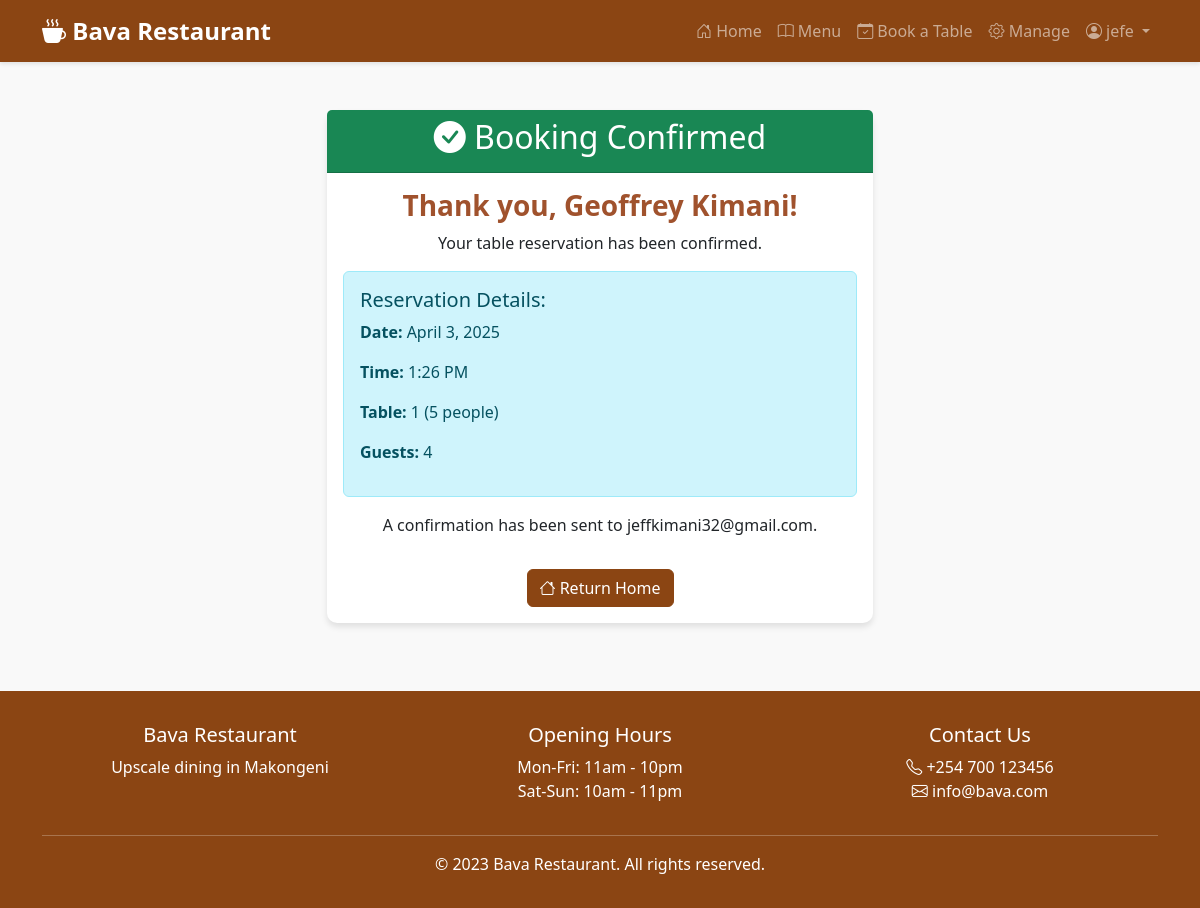
Page /booking/success/1/ (signed in) on the committed database.
### restaurant/models.py (models this page shows, shortened)
class Reservation(models.Model):
    PAYMENT_METHOD_CHOICES = [
        ('mpesa', 'Mpesa'),
        ('cash', 'Cash'),
    ]
    user = models.ForeignKey(User, on_delete=models.CASCADE, null=True, blank=True)
    customer_name = models.CharField(max_length=100)
    customer_email = models.EmailField()
    customer_phone = models.CharField(max_length=15)
    table = models.ForeignKey(Table, on_delete=models.CASCADE)
    reservation_date = models.DateField()
    reservation_time = models.TimeField()
    number_of_guests = models.PositiveIntegerField()
    special_requests = models.TextField(blank=True)
    created_at = models.DateTimeField(auto_now_add=True)
    is_confirmed = models.BooleanField(default=False)
    payment_method = models.CharField(
        max_length=10,
        choices=PAYMENT_METHOD_CHOICES,
        default='cash'
    )
    deposit_amount = models.DecimalField(max_digits=6, decimal_places=2, default=0)

class Table(models.Model):
    table_number = models.CharField(max_length=10, unique=True)
    capacity = models.PositiveIntegerField()
    is_available = models.BooleanField(default=True)

### restaurant/views.py (the view)
# urls.py: path('booking/success/<int:reservation_id>/', views.booking_success, name='booking_success'),
@login_required(login_url='login')
def booking_success(request, reservation_id):
    reservation = Reservation.objects.get(id=reservation_id)
    if reservation.user != request.user and not request.user.is_staff:
        messages.error(request, "You don't have permission to view this reservation.")
        return redirect('home')
    return render(request, 'booking_success.html', {'reservation': reservation})

### templates/booking_success.html (shortened to what this page needs)
{% extends 'base.html' %}
{% block content %}
<div class="row justify-content-center">
    <div class="col-md-6 text-center">
        <div class="card border-success">
            <div class="card-header bg-success text-white">
                <h2><i class="bi bi-check-circle-fill"></i> Booking Confirmed</h2>
            </div>
            <div class="card-body">
                <h3 class="card-title">Thank you, {{ reservation.customer_name }}!</h3>
                <p class="card-text">Your table reservation has been confirmed.</p>
                <div class="alert alert-info text-start">
                    <h5>Reservation Details:</h5>
                    <p><strong>Date:</strong> {{ reservation.reservation_date|date:"F j, Y" }}</p>
                    <p><strong>Time:</strong> {{ reservation.reservation_time|time:"g:i A" }}</p>
                    <p><strong>Table:</strong> {{ reservation.table.table_number }} ({{ reservation.table.capacity }} people)</p>
                    <p><strong>Guests:</strong> {{ reservation.number_of_guests }}</p>
                </div>
                <p>A confirmation has been sent to {{ reservation.customer_email }}.</p>
                <a href="{% url 'home' %}" class="btn btn-primary mt-3">
                    <i class="bi bi-house"></i> Return Home
                </a>
            </div>
        </div>
    </div>
</div>
{% endblock %}

### templates/base.html (shortened to what this page needs)
<!DOCTYPE html>
<html lang="en">
<head>
    <link href="https://cdn.jsdelivr.net/npm/bootstrap@5.3.0/dist/css/bootstrap.min.css" rel="stylesheet">
    <link rel="stylesheet" href="https://cdn.jsdelivr.net/npm/bootstrap-icons@1.10.0/font/bootstrap-icons.css">
</head>
<body>
    <nav class="navbar navbar-expand-lg navbar-dark">
        <div class="container">
            <a class="navbar-brand" href="{% url 'home' %}">
                <i class="bi bi-cup-hot-fill"></i> Bava Restaurant
            </a>
            <div class="collapse navbar-collapse" id="navbarNav">
                <ul class="navbar-nav ms-auto">
                    <li class="nav-item">
                        <a class="nav-link" href="{% url 'home' %}"><i class="bi bi-house-door"></i> Home</a>
                    </li>
                    <li class="nav-item">
                        <a class="nav-link" href="{% url 'menu' %}"><i class="bi bi-book"></i> Menu</a>
                    </li>
                    <li class="nav-item">
                        <a class="nav-link" href="{% url 'book_table' %}"><i class="bi bi-calendar-check"></i> Book a Table</a>
                    </li>
                    {% if user.is_authenticated %}
                        {% if user.is_staff %}
                            <li class="nav-item">
                                <a class="nav-link" href="{% url 'manage' %}"><i class="bi bi-gear"></i> Manage</a>
                            </li>
                        {% endif %}
                        <li class="nav-item dropdown">
                            <a class="nav-link dropdown-toggle" href="#" id="navbarDropdown" role="button"
                               data-bs-toggle="dropdown" aria-expanded="false">
                                <i class="bi bi-person-circle"></i> {{ user.username }}
                            </a>
                        </li>
                    {% endif %}
                </ul>
            </div>
        </div>
    </nav>
    <main class="container my-5">
        {% block content %}{% endblock %}
    </main>
    <footer>
        <div class="container text-center">
            <div class="row">
                <div class="col-md-4">
                    <h5>Bava Restaurant</h5>
                    <p>Upscale dining in Makongeni</p>
                </div>
                <div class="col-md-4">
                    <h5>Opening Hours</h5>
                    <p>Mon-Fri: 11am - 10pm<br>Sat-Sun: 10am - 11pm</p>
                </div>
                <div class="col-md-4">
                    <h5>Contact Us</h5>
                    <p><i class="bi bi-telephone"></i> +254 700 123456<br>
                    <i class="bi bi-envelope"></i> info@bava.com</p>
                </div>
            </div>
            <hr style="background-color: white;">
            <p class="mb-0">&copy; 2023 Bava Restaurant. All rights reserved.</p>
        </div>
    </footer>
</body>
</html>

### templates/base.html (style rules this page uses)
:root { --primary-color: #8B4513; --secondary-color: #D2B48C; --accent-color: #A0522D; --light-color: #FFF8DC; }
body { background-color: #f9f9f9; font-family: 'Segoe UI', Tahoma, Geneva, Verdana, sans-serif; }
.navbar { background-color: var(--primary-color) !important; box-shadow: 0 2px 4px rgba(0,0,0,0.1); }
.navbar-brand { font-weight: 700; font-size: 1.5rem; }
.nav-link { font-weight: 500; }
.card { border: none; border-radius: 10px; box-shadow: 0 4px 6px rgba(0,0,0,0.1); transition: transform 0.3s ease; margin-bottom: 20px; }
.card-title { color: var(--accent-color); font-weight: 600; }
.btn-primary { background-color: var(--primary-color); border-color: var(--primary-color); }
footer { background-color: var(--primary-color); color: white; padding: 2rem 0; margin-top: 3rem; }

### rows in the picture
Reservation: customer_name "Geoffrey Kimani", reservation_date "April 3, 2025", reservation_time "1:26 PM", table.table_number "1", table.capacity "5", number_of_guests "4", customer_email "jeffkimani32@gmail.com"

### other values in the picture
{{ user.username }} "jefe"
